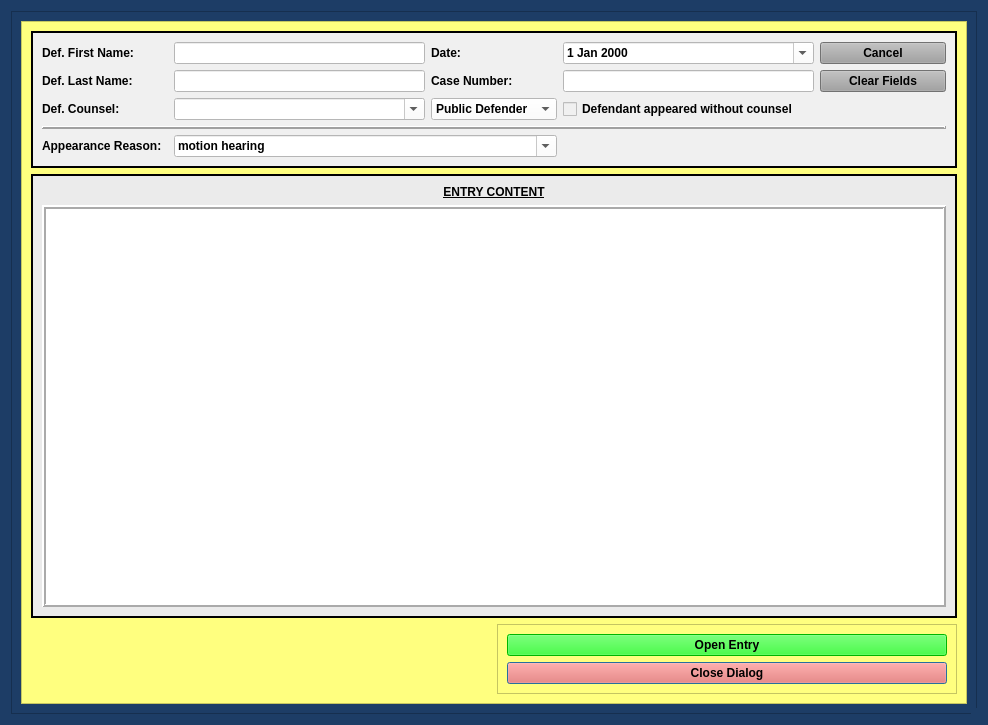
<?xml version="1.0" encoding="UTF-8"?>
<ui version="4.0">
 <class>FreeformEntryDialog</class>
 <widget class="QDialog" name="FreeformEntryDialog">
  <property name="windowModality">
   <enum>Qt::NonModal</enum>
  </property>
  <property name="geometry">
   <rect>
    <x>0</x>
    <y>0</y>
    <width>988</width>
    <height>725</height>
   </rect>
  </property>
  <property name="sizePolicy">
   <sizepolicy hsizetype="Preferred" vsizetype="Preferred">
    <horstretch>0</horstretch>
    <verstretch>0</verstretch>
   </sizepolicy>
  </property>
  <property name="minimumSize">
   <size>
    <width>0</width>
    <height>0</height>
   </size>
  </property>
  <property name="maximumSize">
   <size>
    <width>2500</width>
    <height>3500</height>
   </size>
  </property>
  <property name="palette">
   <palette>
    <active>
     <colorrole role="Button">
      <brush brushstyle="SolidPattern">
       <color alpha="255">
        <red>29</red>
        <green>61</green>
        <blue>102</blue>
       </color>
      </brush>
     </colorrole>
     <colorrole role="Base">
      <brush brushstyle="SolidPattern">
       <color alpha="255">
        <red>29</red>
        <green>61</green>
        <blue>102</blue>
       </color>
      </brush>
     </colorrole>
     <colorrole role="Window">
      <brush brushstyle="SolidPattern">
       <color alpha="255">
        <red>29</red>
        <green>61</green>
        <blue>102</blue>
       </color>
      </brush>
     </colorrole>
    </active>
    <inactive>
     <colorrole role="Button">
      <brush brushstyle="SolidPattern">
       <color alpha="255">
        <red>29</red>
        <green>61</green>
        <blue>102</blue>
       </color>
      </brush>
     </colorrole>
     <colorrole role="Base">
      <brush brushstyle="SolidPattern">
       <color alpha="255">
        <red>29</red>
        <green>61</green>
        <blue>102</blue>
       </color>
      </brush>
     </colorrole>
     <colorrole role="Window">
      <brush brushstyle="SolidPattern">
       <color alpha="255">
        <red>29</red>
        <green>61</green>
        <blue>102</blue>
       </color>
      </brush>
     </colorrole>
    </inactive>
    <disabled>
     <colorrole role="Button">
      <brush brushstyle="SolidPattern">
       <color alpha="255">
        <red>29</red>
        <green>61</green>
        <blue>102</blue>
       </color>
      </brush>
     </colorrole>
     <colorrole role="Base">
      <brush brushstyle="SolidPattern">
       <color alpha="255">
        <red>29</red>
        <green>61</green>
        <blue>102</blue>
       </color>
      </brush>
     </colorrole>
     <colorrole role="Window">
      <brush brushstyle="SolidPattern">
       <color alpha="255">
        <red>29</red>
        <green>61</green>
        <blue>102</blue>
       </color>
      </brush>
     </colorrole>
    </disabled>
   </palette>
  </property>
  <property name="font">
   <font>
    <family>Palatino Linotype</family>
    <pointsize>10</pointsize>
    <weight>75</weight>
    <italic>false</italic>
    <bold>true</bold>
   </font>
  </property>
  <property name="windowTitle">
   <string>Freeform Entry Case Information</string>
  </property>
  <property name="toolTip">
   <string/>
  </property>
  <property name="styleSheet">
   <string notr="true">background-color: rgb(29, 61, 102);
font: 75 10pt &quot;Palatino Linotype&quot;;
font-weight: bold;</string>
  </property>
  <property name="sizeGripEnabled">
   <bool>true</bool>
  </property>
  <property name="modal">
   <bool>true</bool>
  </property>
  <layout class="QGridLayout" name="gridLayout_8">
   <item row="0" column="0">
    <widget class="QFrame" name="frame_4">
     <property name="styleSheet">
      <string notr="true">background-color: rgb(29, 61, 102);</string>
     </property>
     <property name="frameShape">
      <enum>QFrame::StyledPanel</enum>
     </property>
     <property name="frameShadow">
      <enum>QFrame::Raised</enum>
     </property>
     <layout class="QGridLayout" name="gridLayout_4">
      <item row="0" column="0">
       <widget class="QScrollArea" name="scrollArea">
        <property name="focusPolicy">
         <enum>Qt::NoFocus</enum>
        </property>
        <property name="styleSheet">
         <string notr="true">background-color: rgb(255, 255, 127);</string>
        </property>
        <property name="widgetResizable">
         <bool>true</bool>
        </property>
        <widget class="QWidget" name="scrollAreaWidgetContents">
         <property name="geometry">
          <rect>
           <x>0</x>
           <y>0</y>
           <width>948</width>
           <height>685</height>
          </rect>
         </property>
         <layout class="QGridLayout" name="gridLayout_2">
          <item row="0" column="0" colspan="2">
           <widget class="QFrame" name="case_name_Frame">
            <property name="sizePolicy">
             <sizepolicy hsizetype="Preferred" vsizetype="Preferred">
              <horstretch>0</horstretch>
              <verstretch>0</verstretch>
             </sizepolicy>
            </property>
            <property name="styleSheet">
             <string notr="true">background-color: rgb(240, 240, 240);</string>
            </property>
            <property name="frameShape">
             <enum>QFrame::Box</enum>
            </property>
            <property name="frameShadow">
             <enum>QFrame::Plain</enum>
            </property>
            <property name="lineWidth">
             <number>2</number>
            </property>
            <layout class="QGridLayout" name="gridLayout" columnstretch="1,2,1,2,1">
             <item row="1" column="0">
              <widget class="QLabel" name="label_2">
               <property name="text">
                <string>Def. Last Name:</string>
               </property>
              </widget>
             </item>
             <item row="0" column="3">
              <widget class="NoScrollDateEdit" name="plea_trial_date">
               <property name="focusPolicy">
                <enum>Qt::NoFocus</enum>
               </property>
               <property name="styleSheet">
                <string notr="true">color: rgb(0, 0, 0);
background-color: rgb(255, 255, 255);</string>
               </property>
               <property name="calendarPopup">
                <bool>true</bool>
               </property>
              </widget>
             </item>
             <item row="0" column="2">
              <widget class="QLabel" name="label_26">
               <property name="text">
                <string>Date:</string>
               </property>
              </widget>
             </item>
             <item row="2" column="0">
              <widget class="QLabel" name="label_24">
               <property name="text">
                <string>Def. Counsel:</string>
               </property>
              </widget>
             </item>
             <item row="2" column="2">
              <widget class="NoScrollComboBox" name="defense_counsel_type_box">
               <property name="styleSheet">
                <string notr="true">background-color: rgb(255, 255, 255);</string>
               </property>
               <item>
                <property name="text">
                 <string>Public Defender</string>
                </property>
               </item>
               <item>
                <property name="text">
                 <string>Private Counsel</string>
                </property>
               </item>
              </widget>
             </item>
             <item row="2" column="3">
              <widget class="QCheckBox" name="defense_counsel_waived_checkBox">
               <property name="text">
                <string>Defendant appeared without counsel</string>
               </property>
              </widget>
             </item>
             <item row="2" column="1">
              <widget class="DefenseCounselComboBox" name="defense_counsel_name_box">
               <property name="styleSheet">
                <string notr="true">background-color: rgb(255, 255, 255);</string>
               </property>
               <property name="editable">
                <bool>true</bool>
               </property>
              </widget>
             </item>
             <item row="1" column="4">
              <widget class="QPushButton" name="clear_fields_case_Button">
               <property name="focusPolicy">
                <enum>Qt::NoFocus</enum>
               </property>
               <property name="styleSheet">
                <string notr="true">background-color: rgb(160, 160, 160);</string>
               </property>
               <property name="text">
                <string>Clear Fields</string>
               </property>
              </widget>
             </item>
             <item row="0" column="1">
              <widget class="QLineEdit" name="defendant_first_name_lineEdit">
               <property name="styleSheet">
                <string notr="true">background-color: rgb(255, 255, 255);</string>
               </property>
              </widget>
             </item>
             <item row="1" column="1">
              <widget class="QLineEdit" name="defendant_last_name_lineEdit">
               <property name="enabled">
                <bool>true</bool>
               </property>
               <property name="styleSheet">
                <string notr="true">background-color: rgb(255, 255, 255);</string>
               </property>
              </widget>
             </item>
             <item row="4" column="0">
              <widget class="QLabel" name="label_11">
               <property name="text">
                <string>Appearance Reason:</string>
               </property>
              </widget>
             </item>
             <item row="0" column="4">
              <widget class="QPushButton" name="cancel_Button">
               <property name="focusPolicy">
                <enum>Qt::NoFocus</enum>
               </property>
               <property name="styleSheet">
                <string notr="true">background-color: rgb(160, 160, 160);</string>
               </property>
               <property name="text">
                <string>Cancel</string>
               </property>
              </widget>
             </item>
             <item row="1" column="2">
              <widget class="QLabel" name="label_3">
               <property name="text">
                <string>Case Number:</string>
               </property>
              </widget>
             </item>
             <item row="0" column="0">
              <widget class="QLabel" name="label">
               <property name="text">
                <string>Def. First Name:</string>
               </property>
              </widget>
             </item>
             <item row="1" column="3">
              <widget class="QLineEdit" name="case_number_lineEdit">
               <property name="maximumSize">
                <size>
                 <width>500</width>
                 <height>16777215</height>
                </size>
               </property>
               <property name="styleSheet">
                <string notr="true">background-color: rgb(255, 255, 255);</string>
               </property>
              </widget>
             </item>
             <item row="3" column="0" colspan="5">
              <widget class="Line" name="line">
               <property name="frameShadow">
                <enum>QFrame::Raised</enum>
               </property>
               <property name="lineWidth">
                <number>2</number>
               </property>
               <property name="orientation">
                <enum>Qt::Horizontal</enum>
               </property>
              </widget>
             </item>
             <item row="4" column="1" colspan="2">
              <widget class="NoScrollComboBox" name="appearance_reason_box">
               <property name="styleSheet">
                <string notr="true">background-color: rgb(255, 255, 255);</string>
               </property>
               <property name="editable">
                <bool>true</bool>
               </property>
               <item>
                <property name="text">
                 <string>motion hearing</string>
                </property>
               </item>
               <item>
                <property name="text">
                 <string>change of plea</string>
                </property>
               </item>
               <item>
                <property name="text">
                 <string>arraignment</string>
                </property>
               </item>
               <item>
                <property name="text">
                 <string>final community control violation hearing</string>
                </property>
               </item>
               <item>
                <property name="text">
                 <string>preliminary community control violation hearing</string>
                </property>
               </item>
               <item>
                <property name="text">
                 <string>final pre-trial</string>
                </property>
               </item>
               <item>
                <property name="text">
                 <string>LEAP sentencing</string>
                </property>
               </item>
               <item>
                <property name="text">
                 <string>jury trial</string>
                </property>
               </item>
               <item>
                <property name="text">
                 <string>trial to court</string>
                </property>
               </item>
               <item>
                <property name="text">
                 <string>warrant for failure to appear</string>
                </property>
               </item>
              </widget>
             </item>
            </layout>
           </widget>
          </item>
          <item row="2" column="1">
           <widget class="QFrame" name="frame_8">
            <property name="styleSheet">
             <string notr="true">
background-color: rgb(255, 255, 127);</string>
            </property>
            <property name="frameShape">
             <enum>QFrame::StyledPanel</enum>
            </property>
            <property name="frameShadow">
             <enum>QFrame::Raised</enum>
            </property>
            <layout class="QGridLayout" name="gridLayout_10">
             <item row="0" column="0">
              <widget class="QPushButton" name="create_entry_Button">
               <property name="styleSheet">
                <string notr="true">background-color: rgb(0, 255, 0);
font: 75 11pt &quot;Palatino Linotype&quot;;
font-weight: bold;</string>
               </property>
               <property name="text">
                <string>Open Entry</string>
               </property>
               <property name="autoDefault">
                <bool>false</bool>
               </property>
              </widget>
             </item>
             <item row="2" column="0">
              <widget class="QPushButton" name="close_dialog_Button">
               <property name="styleSheet">
                <string notr="true">background-color: rgb(255, 96, 82);
font: 75 11pt &quot;Palatino Linotype&quot;;
font-weight: bold;</string>
               </property>
               <property name="text">
                <string>Close Dialog</string>
               </property>
              </widget>
             </item>
            </layout>
           </widget>
          </item>
          <item row="1" column="0" colspan="2">
           <widget class="QFrame" name="frame">
            <property name="styleSheet">
             <string notr="true">background-color: rgb(235, 235, 235);</string>
            </property>
            <property name="frameShape">
             <enum>QFrame::Box</enum>
            </property>
            <property name="frameShadow">
             <enum>QFrame::Plain</enum>
            </property>
            <property name="lineWidth">
             <number>2</number>
            </property>
            <layout class="QGridLayout" name="gridLayout_6">
             <item row="0" column="0">
              <widget class="QLabel" name="label_4">
               <property name="text">
                <string>&lt;html&gt;&lt;head/&gt;&lt;body&gt;&lt;p&gt;&lt;span style=&quot; text-decoration: underline;&quot;&gt;ENTRY CONTENT&lt;/span&gt;&lt;/p&gt;&lt;/body&gt;&lt;/html&gt;</string>
               </property>
               <property name="alignment">
                <set>Qt::AlignCenter</set>
               </property>
              </widget>
             </item>
             <item row="1" column="0">
              <widget class="QTextEdit" name="entry_content_textEdit">
               <property name="styleSheet">
                <string notr="true">background-color: rgb(255, 255, 255);</string>
               </property>
               <property name="frameShape">
                <enum>QFrame::Box</enum>
               </property>
               <property name="frameShadow">
                <enum>QFrame::Raised</enum>
               </property>
               <property name="lineWidth">
                <number>2</number>
               </property>
              </widget>
             </item>
            </layout>
           </widget>
          </item>
         </layout>
        </widget>
       </widget>
      </item>
     </layout>
    </widget>
   </item>
  </layout>
 </widget>
 <customwidgets>
  <customwidget>
   <class>NoScrollDateEdit</class>
   <extends>QDateEdit</extends>
   <header>.custom_widgets</header>
  </customwidget>
  <customwidget>
   <class>NoScrollComboBox</class>
   <extends>QComboBox</extends>
   <header>.custom_widgets</header>
  </customwidget>
  <customwidget>
   <class>DefenseCounselComboBox</class>
   <extends>QComboBox</extends>
   <header>.custom_widgets</header>
  </customwidget>
 </customwidgets>
 <tabstops>
  <tabstop>defendant_first_name_lineEdit</tabstop>
  <tabstop>defendant_last_name_lineEdit</tabstop>
  <tabstop>case_number_lineEdit</tabstop>
  <tabstop>create_entry_Button</tabstop>
  <tabstop>close_dialog_Button</tabstop>
 </tabstops>
 <resources/>
 <connections/>
 <slots>
  <slot>create_entry()</slot>
  <slot>continue_dialog()</slot>
  <slot>close_window()</slot>
  <slot>set_dialog()</slot>
  <slot>update_case_information()</slot>
  <slot>ovi_dialog()</slot>
  <slot>sentencing_dialog()</slot>
  <slot>proceed_to_sentencing()</slot>
  <slot>proceed_to_ovi()</slot>
  <slot>add_charge()</slot>
  <slot>set_statute()</slot>
  <slot>set_pay_date()</slot>
  <slot>amend_offense()</slot>
  <slot>set_offense()</slot>
  <slot>add_charge_to_view()</slot>
  <slot>delete_charge()</slot>
  <slot>delete_charge_from_view()</slot>
  <slot>close_event()</slot>
  <slot>set_fra_in_file()</slot>
  <slot>set_fra_in_court()</slot>
  <slot>start_add_conditions_dialog()</slot>
  <slot>start_amend_offense_dialog()</slot>
 </slots>
</ui>
